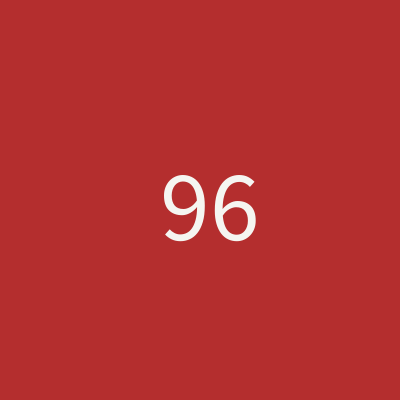
Frame 1 (no input)
Frame 60 (the mouse pressed at the canvas centre just before this capture): identical to frame 1, image omitted
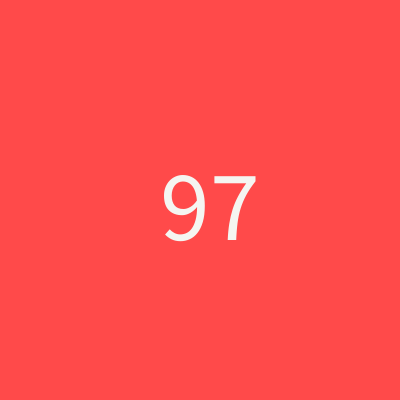
Frame 120 (the mouse held since frame 60 and released just before this capture)

The Processing sketch that drew these frames (run headless with seeded random() and noise(); from frame 60 on, the mouse is pressed at the canvas centre):

// Processing sketch: processing_75263
// ── processing_75263.pde

int myArray[];
int nElements = 100;
float opacity = 255;
boolean drawNow;

color[]  airRowsColors = {
  #D0D0B9, #E1E1CC, #ECECDA, #F5F5F1, #FCFCF9, #F1F1F1
};

color[] fireRowsColors = {
  #B03737, #900000, #B42E2E, #FF4A4A, #972623, #E44141
};

void setup()
{
  size(400, 400);
  smooth(); 

  int colNum = (int)random(1, 6);
  fill(fireRowsColors[colNum], opacity);
  noStroke();
  rect(0, 0, width, height);
  textSize(100);
  
  drawNow = true;

}

void draw()
{
  if(drawNow)
  {
    randomNum();
    testNum();
    drawNow = false;
  }
}

void randomNum()
{
  int colNum = (int)random(1, 6);
  fill(fireRowsColors[colNum], opacity);
  noStroke();
  rect(0, 0, width, height); 
  myArray = new int[nElements];
  for (int i=0; i < nElements; i++)
  {
    int randomInt = (int)random(100);
    myArray[i] = randomInt;
  }
}

void testNum()
{
 for (int i=0; i < nElements; i++)
  {
    if (myArray[i] >= 96)
    {
      int colNumText = (int)random(1, 6);
      fill(airRowsColors[colNumText], opacity);
      noStroke();
      text(myArray[i], width/2-40, height/2+40);
      break;
    }
  } 
}

void keyPressed()
{ 
  drawNow = true;
}

void mousePressed()
{ 
  drawNow = true;
}
